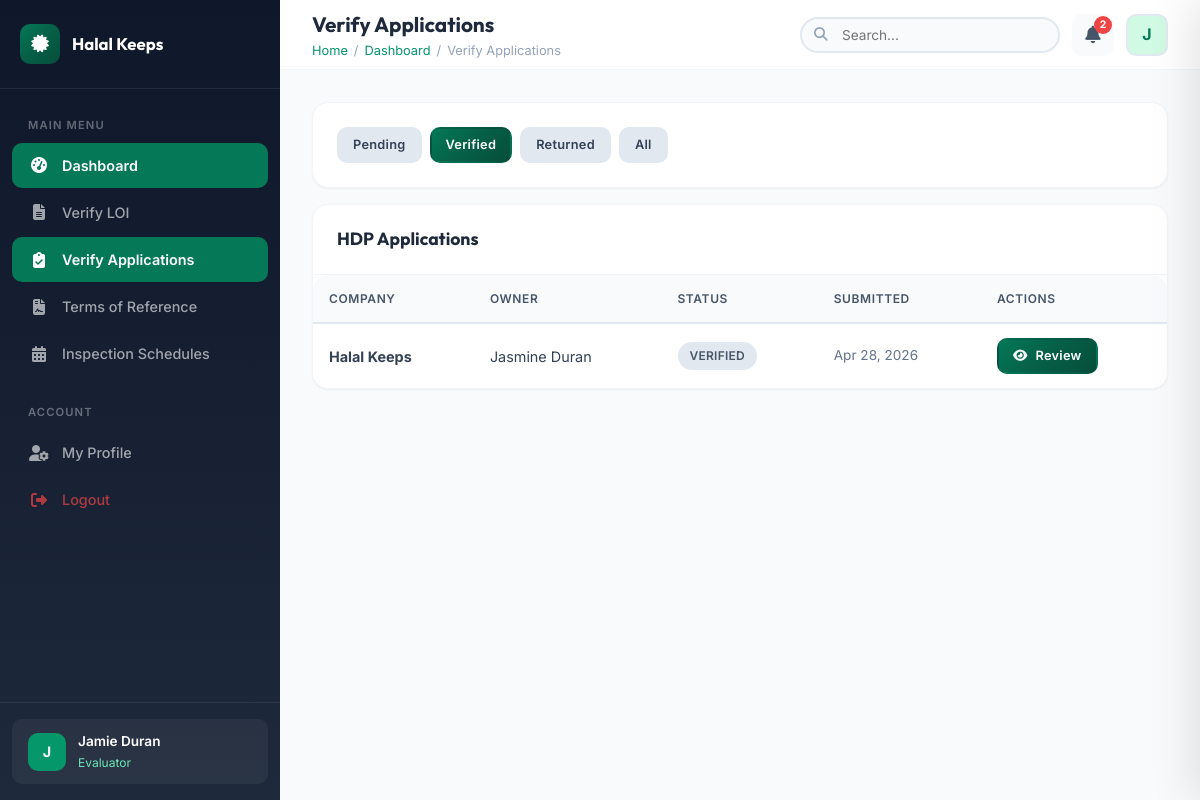
Page /dashboard/evaluator/verify_applications.php?filter=verified (signed in) on the committed database.
### tables this page shows
CREATE TABLE `hdp_applications` (
  `id` int(11) NOT NULL,
  `loi_id` int(11) NOT NULL,
  `business_owner_id` int(11) NOT NULL,
  `application_form_path` varchar(500) DEFAULT NULL,
  `supporting_papers` text DEFAULT NULL,
  `request_form_path` varchar(500) DEFAULT NULL,
  `reviews_ratings` text DEFAULT NULL,
  `laboratory_report_path` varchar(500) DEFAULT NULL,
  `requirements_complete` tinyint(1) DEFAULT 0,
  `status` enum('draft','submitted','under_review','verified','incomplete','approved') DEFAULT 'draft',
  `submitted_at` timestamp NULL DEFAULT NULL,
  `created_at` timestamp NOT NULL DEFAULT current_timestamp(),
  `updated_at` timestamp NOT NULL DEFAULT current_timestamp() ON UPDATE current_timestamp()
);

CREATE TABLE `letter_of_intent` (
  `id` int(11) NOT NULL,
  `business_owner_id` int(11) NOT NULL,
  `company_name` varchar(255) NOT NULL,
  `company_address` text NOT NULL,
  `company_info` text NOT NULL,
  `date_of_intent` date DEFAULT NULL,
  `menu_list` text DEFAULT NULL,
  `contact_person` varchar(255) DEFAULT NULL,
  `contact_email` varchar(255) DEFAULT NULL,
  `contact_phone` varchar(50) DEFAULT NULL,
  `letter_content` text NOT NULL,
  `supporting_documents` text DEFAULT NULL,
  `status` enum('draft','submitted','under_review','verified','returned','rejected') DEFAULT 'draft',
  `remarks` text DEFAULT NULL,
  `submitted_at` timestamp NULL DEFAULT NULL,
  `created_at` timestamp NOT NULL DEFAULT current_timestamp(),
  `updated_at` timestamp NOT NULL DEFAULT current_timestamp() ON UPDATE current_timestamp()
);

CREATE TABLE `users` (
  `id` int(11) NOT NULL,
  `google_id` varchar(255) DEFAULT NULL,
  `email` varchar(255) NOT NULL,
  `full_name` varchar(255) NOT NULL,
  `first_name` varchar(100) DEFAULT NULL,
  `last_name` varchar(100) DEFAULT NULL,
  `avatar` varchar(500) DEFAULT NULL,
  `password` varchar(255) DEFAULT NULL,
  `phone` varchar(20) DEFAULT NULL,
  `address` text DEFAULT NULL,
  `role_id` int(11) DEFAULT NULL,
  `role_status` enum('pending','approved','rejected','none') DEFAULT 'none',
  `is_active` tinyint(1) DEFAULT 1,
  `email_verified` tinyint(1) DEFAULT 0,
  `last_login` timestamp NULL DEFAULT NULL,
  `created_at` timestamp NOT NULL DEFAULT current_timestamp(),
  `updated_at` timestamp NOT NULL DEFAULT current_timestamp() ON UPDATE current_timestamp()
);

### dashboard/evaluator/verify_applications.php (the view, shortened to what this page needs)
<?php
require_once __DIR__ . '/../../config/app.php';
$action = $_GET['action'] ?? 'list';
$filter = $_GET['filter'] ?? 'submitted';
require_once __DIR__ . '/../../includes/header.php';
?>
<?php if ($action === 'list'): ?>
<?php
$where = $filter === 'all' ? '' : "WHERE ha.status = '$filter'";
$apps = $conn->query("
    SELECT ha.*, loi.company_name, u.full_name as owner_name,
        (SELECT COUNT(*) FROM application_verification av WHERE av.application_id = ha.id AND av.verification_status = 'returned') as was_returned
    FROM hdp_applications ha
    JOIN letter_of_intent loi ON ha.loi_id = loi.id
    JOIN users u ON ha.business_owner_id = u.id
    $where ORDER BY ha.created_at DESC
")->fetch_all(MYSQLI_ASSOC);
?>
<div class="card" style="margin-bottom: 16px;">
    <div class="card-body" style="display: flex; gap: 8px;">
        <a href="?filter=submitted" class="btn btn-sm <?= $filter === 'submitted' ? 'btn-primary' : 'btn-secondary' ?>">Pending</a>
        <a href="?filter=verified" class="btn btn-sm <?= $filter === 'verified' ? 'btn-primary' : 'btn-secondary' ?>">Verified</a>
        <a href="?filter=incomplete" class="btn btn-sm <?= $filter === 'incomplete' ? 'btn-primary' : 'btn-secondary' ?>">Returned</a>
        <a href="?filter=all" class="btn btn-sm <?= $filter === 'all' ? 'btn-primary' : 'btn-secondary' ?>">All</a>
    </div>
</div>
<div class="card">
    <div class="card-header"><h3>HDP Applications</h3></div>
    <div class="card-body" style="padding: 0;">
        <?php if (empty($apps)): ?>
            <div class="empty-state"><div class="empty-icon"><i class="fas fa-clipboard-check"></i></div><h3>No Applications</h3></div>
        <?php else: ?>
            <div class="table-responsive">
                <table class="table">
                    <thead><tr><th>Company</th><th>Owner</th><th>Status</th><th>Submitted</th><th>Actions</th></tr></thead>
                    <tbody>
                        <?php foreach ($apps as $app): ?>
                        <tr>
                            <td><strong><?= htmlspecialchars($app['company_name']) ?></strong></td>
                            <td><?= htmlspecialchars($app['owner_name']) ?></td>
                            <td>
                                <?= getStatusBadge($app['status']) ?>
                            </td>
                            <td style="font-size:0.85rem;color:var(--neutral-500)"><?= $app['submitted_at'] ? formatDate($app['submitted_at']) : '-' ?></td>
                            <td>
                                <a href="?action=review&id=<?= $app['id'] ?>" class="btn btn-sm btn-primary">
                                    <i class="fas fa-eye"></i> Review
                                </a>
                            </td>
                        </tr>
                        <?php endforeach; ?>
                    </tbody>
                </table>
            </div>
        <?php endif; ?>
    </div>
</div>
<?php endif; ?>
<?php require_once __DIR__ . '/../../includes/footer.php'; ?>

### includes/functions.php (shortened to what this page needs)
<?php
function formatDate($date, $format = 'M d, Y') {
    return date($format, strtotime($date));
}
function getStatusBadge($status) {
    return $badges[strtolower($status)] ?? '<span class="badge badge-secondary">' . ucfirst(str_replace('_', ' ', $status)) . '</span>';
}
?>

### rows in the picture
hdp_applications: loi.company_name "Halal Keeps", business_owner.full_name "Jasmine Duran", status "VERIFIED", submitted_at "Apr 28, 2026"

### other values in the picture
$item['label'] "Dashboard"
$item['label'] "Verify LOI"
$item['label'] "Verify Applications"
$item['label'] "Terms of Reference"
$item['label'] "Inspection Schedules"
substr($_SESSION['full_name'] ?? 'U', 0, 1) "J"
$_SESSION['full_name'] "Jamie Duran"
$role_name "Evaluator"
$page_heading "Verify Applications"
$crumb['label'] "Dashboard"
$crumb['label'] "Verify Applications"
$notif_count "2"
